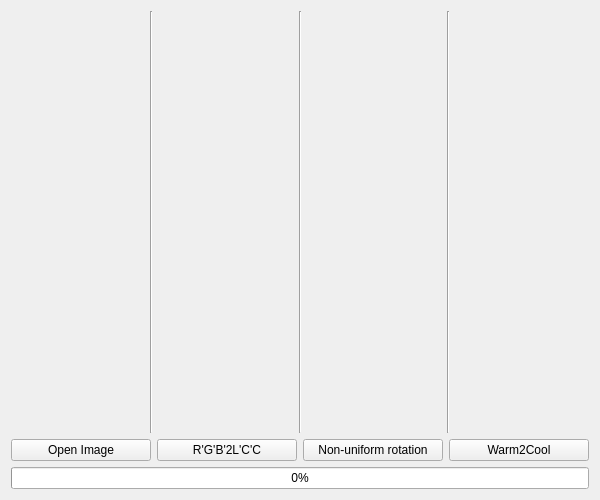
<?xml version="1.0" encoding="UTF-8"?>
<ui version="4.0">
 <class>MainWindow</class>
 <widget class="QMainWindow" name="MainWindow">
  <property name="geometry">
   <rect>
    <x>0</x>
    <y>0</y>
    <width>600</width>
    <height>500</height>
   </rect>
  </property>
  <property name="windowTitle">
   <string>oRGB Converter</string>
  </property>
  <widget class="QWidget" name="centralWidget">
   <layout class="QVBoxLayout" name="verticalLayout_2">
    <item>
     <layout class="QHBoxLayout" name="horizontalLayout_2">
      <property name="sizeConstraint">
       <enum>QLayout::SetDefaultConstraint</enum>
      </property>
      <item>
       <widget class="QLabel" name="lbOriginalImage">
        <property name="frameShape">
         <enum>QFrame::NoFrame</enum>
        </property>
        <property name="text">
         <string/>
        </property>
        <property name="alignment">
         <set>Qt::AlignCenter</set>
        </property>
       </widget>
      </item>
      <item>
       <widget class="Line" name="line">
        <property name="orientation">
         <enum>Qt::Vertical</enum>
        </property>
       </widget>
      </item>
      <item>
       <widget class="QLabel" name="lbLCC">
        <property name="frameShape">
         <enum>QFrame::NoFrame</enum>
        </property>
        <property name="text">
         <string/>
        </property>
        <property name="alignment">
         <set>Qt::AlignCenter</set>
        </property>
       </widget>
      </item>
      <item>
       <widget class="Line" name="line_2">
        <property name="orientation">
         <enum>Qt::Vertical</enum>
        </property>
       </widget>
      </item>
      <item>
       <widget class="QLabel" name="lbORGB">
        <property name="frameShape">
         <enum>QFrame::NoFrame</enum>
        </property>
        <property name="frameShadow">
         <enum>QFrame::Plain</enum>
        </property>
        <property name="text">
         <string/>
        </property>
        <property name="alignment">
         <set>Qt::AlignCenter</set>
        </property>
       </widget>
      </item>
      <item>
       <widget class="Line" name="line_3">
        <property name="orientation">
         <enum>Qt::Vertical</enum>
        </property>
       </widget>
      </item>
      <item>
       <widget class="QLabel" name="lbCoolingDown">
        <property name="frameShape">
         <enum>QFrame::NoFrame</enum>
        </property>
        <property name="text">
         <string/>
        </property>
        <property name="alignment">
         <set>Qt::AlignCenter</set>
        </property>
       </widget>
      </item>
     </layout>
    </item>
    <item>
     <layout class="QHBoxLayout" name="horizontalLayout">
      <property name="sizeConstraint">
       <enum>QLayout::SetDefaultConstraint</enum>
      </property>
      <item>
       <widget class="QPushButton" name="btnOpen">
        <property name="text">
         <string>Open Image</string>
        </property>
       </widget>
      </item>
      <item>
       <widget class="QPushButton" name="btnRGB2LCC">
        <property name="text">
         <string>R'G'B'2L'C'C</string>
        </property>
       </widget>
      </item>
      <item>
       <widget class="QPushButton" name="btnRotation">
        <property name="text">
         <string>Non-uniform rotation</string>
        </property>
       </widget>
      </item>
      <item>
       <widget class="QPushButton" name="btnWarm2Cool">
        <property name="text">
         <string>Warm2Cool</string>
        </property>
       </widget>
      </item>
     </layout>
    </item>
    <item>
     <layout class="QVBoxLayout" name="verticalLayout">
      <item>
       <widget class="QProgressBar" name="pbProgress">
        <property name="value">
         <number>0</number>
        </property>
       </widget>
      </item>
     </layout>
    </item>
   </layout>
  </widget>
 </widget>
 <layoutdefault spacing="6" margin="11"/>
 <resources/>
 <connections/>
</ui>
